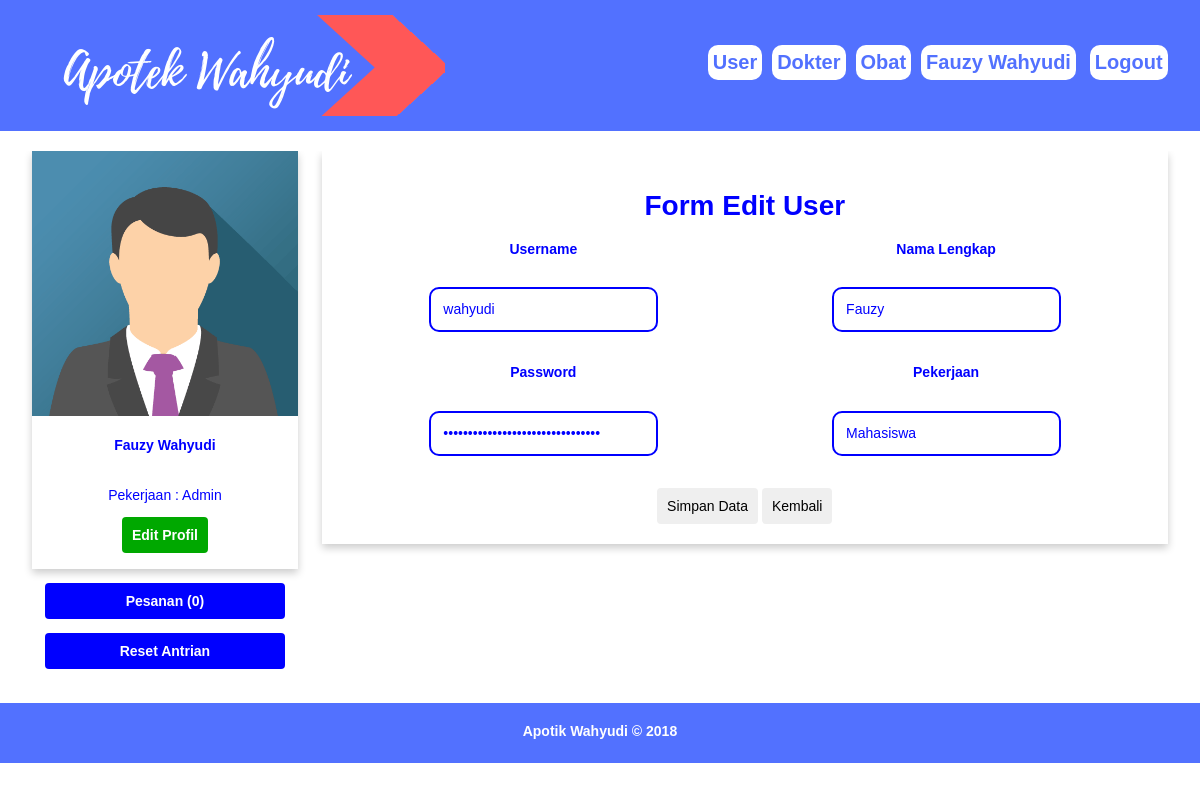
The app's page /damin.php?p=user_edit&user=wahyudi (signed in) with its own data.
### tables this page shows
CREATE TABLE `tbl_user` (
  `id` int(11) NOT NULL,
  `username` varchar(20) NOT NULL,
  `password` text NOT NULL,
  `nama` varchar(50) NOT NULL,
  `pekerjaan` text NOT NULL,
  `panggilan` varchar(10) NOT NULL,
  `tmplahir` varchar(25) NOT NULL,
  `tgllahir` date NOT NULL DEFAULT '0000-00-00',
  `jk` char(1) NOT NULL,
  `alamat` text NOT NULL,
  `nohp` varchar(15) NOT NULL,
  `email` varchar(30) NOT NULL,
  `foto` text NOT NULL,
  `tglreg` datetime NOT NULL DEFAULT '0000-00-00 00:00:00',
  `status` int(11) NOT NULL,
  `lastlogin` datetime NOT NULL DEFAULT '0000-00-00 00:00:00',
  `pertanyaan` text,
  `jawaban` text
);

### useredit.php (the view, shortened to what this page needs)
<?php
include 'koneksi.php';
$sqle=mysqli_query($kon, "select * from tbl_user where username='$_GET[user]'");
$rme=mysqli_fetch_array($sqle);
 ?>
<div class="profil">
  <form class="" action="" method="post">
  <center><h1>Form Edit User</h1> </center>
<div class="grid">
<div class="dh6" align='center'>
<b>Username</b> <h3><input type="text" name="username" value="<?php echo "$rme[username]"; ?>" placeholder="Username" disabled></h3><br>
<b>Password</b> <h3><input type="password" name="password" value="<?php echo "$rme[password]"; ?>" placeholder="Password" ></h3><br>
</div>
<div class="dh6" align='center'>
<b>Nama Lengkap</b><h3><input type="text" name="nama" value="<?php echo "$rme[nama]"; ?>" placeholder="Nama Lengkap"></h3><br>
<b>Pekerjaan</b><h3><input type="text" name="pekerjaan" value="<?php echo "$rme[pekerjaan]"; ?>" placeholder="Pekerjaan"></h3><br>
</div>
<div class="dh12" align='center'>
  <input type="submit" name="simpan" value="Simpan Data">
  <input type="submit" name="back" value="Kembali">
</div>
</div>
</form>
</div>

### damin.php (shortened to what this page needs)
<?php
include "koneksi.php";
?>
<!DOCTYPE html PUBLIC "-//W3C//DTD XHTML 1.0 Transitional//EN" "http://www.w3.org/TR/xhtml1/DTD/xhtml1-transitional.dtd">
<html xmlns="http://www.w3.org/1999/xhtml">
<head>
<link rel="stylesheet" type="text/css" href="style.css" />
</head>
<body>
<?php
if(!empty($_SESSION["user"]) and !empty($_SESSION["passmin"])){
  $sqlm = mysqli_query($kon, "select * from admin where id='$_SESSION[user]'");
  $rm = mysqli_fetch_array($sqlm);
?>
<div class="containermenu">
  <div class="grid">
    <div class="dh6">
      <img src="image/logo.png" alt="" id="logo register">
    </div>
    <div class="dh6" id="nav" align='right' >
	<?php
	echo "<a href='?p=user'>User</a>";
  echo "<a href='?p=dokter'>Dokter</a>";
  echo "<a href='?p=obat'>Obat</a>";
	echo "<a href='?p=profildamin'>$rm[nama]</a> ";
	echo "<a href='?p=logout' id='logout'>Logout</a>";
	?>
	</div>
  </div>
</div>
<div class="container4">
  <div class="grid">
    <div class="dh3"><?php include "kiridamin.php"; ?></div>
    <div class="dh9">
	<?php
	if($_GET["p"] == "logout"){
		include "logoutmin.php";
	}else if($_GET["p"] == "profildamin"){
		include "profildamin.php";
	}else if($_GET["p"]=="user"){
		include "user.php";
	}else if($_GET["p"]=="rule"){
		include "rule.php";
	}else if($_GET["p"]=="atursakit"){
		include "atursakit.php";
	}else if($_GET["p"]=="inp_user"){
		include "input_user.php";
	}else if($_GET["p"]=="inp_dokter"){
		include "input_dokter.php";
	}else if($_GET["p"]=="profilmhs"){
		include "profilmhs.php";
	}else if($_GET["p"]=="user_edit"){
		include "useredit.php";
	}else if($_GET["p"]=="dok_edit"){
		include "dokedit.php";
	}else if($_GET["p"]=="obat"){
		include "obat.php";
	}else if($_GET["p"]=="inp_obat"){
		include "input_obat.php";
	}else if($_GET["p"]=="stok_obat"){
		include "stok_obat.php";
	}else if($_GET["p"]=="obat_edit"){
		include "obatedit.php";
	}else if($_GET["p"]=="det_obat"){
		include "det_obat.php";
	}else if($_GET["p"]=="profilmhsmin"){
		include "profilmhsmin.php";
	}else if($_GET["p"]=="pesankirim"){
		include "pesankirim.php";
	}else if($_GET["p"]=="dokter"){
		include "dokter.php";
	}else if($_GET["p"]=="profildokmin"){
		include "profildokmin.php";
	}else if($_GET["p"]=="jadwal_dokmin"){
		include "jadwal_dokmin.php";
	}else if($_GET["p"]=="editjadmin"){
		include "editjadmin.php";
	}else if($_GET["p"]=="pesanan_user"){
		include "pesanan_user.php";
	}else if($_GET["p"]=="detpesanan"){
		include "detpesanan.php";
	}else{
		include "homemin.php";
		}
	?>
	</div>
  </div>
</div>
<div class="container3">
  <div class="grid">
    <div class="dh12"><center>Apotik Wahyudi &copy; 2018</center></div>
  </div>
</div>
<?php
}else{
  include "mimin.php";
}
?>
</body>
</html>

### kiridamin.php (shortened to what this page needs)
<div class="card">
<?php
if(!empty($rm["foto"])){
	$foto = "foto/$rm[foto]";
}else{
	$foto = "foto/avatar.png";
}
?>
<img src="<?php echo "$foto"; ?>" alt="Avatar" style="width:100%">
<div class="isicard">
<?php
  echo "<h4>$rm[nama]</h4>";
  echo "<p><br>Pekerjaan : Admin</p>";
?>
<a href="<?php echo "?p=profildamin"?>"><button type="button" class="btn btn-edit">Edit Profil</button></a>
</div>
</div>
<p>
	<?php
	$sql=mysqli_query($kon,"SELECT * from pesanan where status_pesanan='Belum Diambil'");
	$row=mysqli_num_rows($sql);
	 ?>
<div align="center">
<a href="<?php echo "?p=pesanan_user"; ?>"><button type="button" class="btn btn-menu">Pesanan (<?php echo "$row"; ?>)</button></a> <p></p>
<a href="<?php echo "aksimin.php?p=resetantri";?>"><button type="button" class="btn btn-menu">Reset Antrian</button></a>
</div>

### style.css (style rules this page uses)
body { font-family:Arial; font-size:14px; padding:0px; margin:0px; }
.grid { width:100%; overflow:hidden; }
#nav { height: 100px; }
#nav a { color: #5271FF; font-size: 20px; display: inline-block; margin-top: 30px; }
.dh3 { width:22.91%; }
.dh6 { width:47.91%; }
.dh9 { width:72.91%; }
.dh12 { width:97.91%; }
.dh1, .dh2, .dh3, .dh4, .dh5, .dh6, .dh7, .dh8, .dh9, .dh10, .dh11, .dh12 { float:left; display:inline; margin:0 1.04%; }
.container3 { background-color:#5271FF; color:#FFFFFF; height:20px; padding:20px; font-weight: bold; }
.containermenu { background-color: #5271FF; color:#FFFFFF; padding:15px; line-height:25px; }
.containermenu a { text-decoration:none; margin: 5px 5px; background-color: white; border: 0px solid white; border-radius: 10px; padding: 5px 5px; font-weight: bold; }
.container4 { background-color:#FFFFFF; color:blue; height:auto; padding:20px; }
.card { box-shadow: 0 4px 8px 0 rgba(0,0,0,0.2); }
.isicard { padding:2px 16px; text-align:center; }
.profil { box-shadow: 0 4px 8px 0 rgba(0,0,0,0.2); padding:20px; height:auto; }
input[type="text"], input[type="password"], input[type="date"], input[type="file"], input[type="time"], input[type="number"], select { width:200px; padding:0.9em; margin-top:1em; border:2px solid blue; background-color:#FFFFFF; color:blue; font-family:Arial; font-size:14px; border-radius: 10px; }
input[type="submit"] { font-family:Arial; font-size:14px; padding:9px; cursor:pointer; border:1px solid transparent; border-radius:4px; }
.btn { font-family:Arial; font-size:14px; padding:9px; cursor:pointer; border:1px solid transparent; border-radius:4px; }
.btn-edit { color:#FFFFFF; background-color:#00A800; width:auto; font-weight: bold; }
.btn-menu { color:#FFFFFF; background-color:blue; width:90%; font-weight:bold; }

### records on screen
tbl_user: username "wahyudi", nama "Fauzy", pekerjaan "Mahasiswa"

### other values on screen
$rm[nama] "Fauzy Wahyudi"
$row "0"
